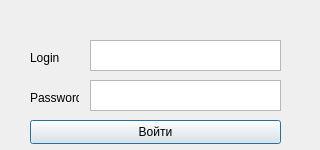
<?xml version="1.0" encoding="UTF-8"?>
<ui version="4.0">
 <class>Dialog</class>
 <widget class="QDialog" name="Dialog">
  <property name="geometry">
   <rect>
    <x>0</x>
    <y>0</y>
    <width>320</width>
    <height>150</height>
   </rect>
  </property>
  <property name="minimumSize">
   <size>
    <width>320</width>
    <height>150</height>
   </size>
  </property>
  <property name="maximumSize">
   <size>
    <width>300</width>
    <height>180</height>
   </size>
  </property>
  <property name="windowTitle">
   <string>Dialog</string>
  </property>
  <widget class="QPushButton" name="pushButton">
   <property name="geometry">
    <rect>
     <x>30</x>
     <y>120</y>
     <width>251</width>
     <height>24</height>
    </rect>
   </property>
   <property name="text">
    <string>Войти</string>
   </property>
  </widget>
  <widget class="QPlainTextEdit" name="plainTextEdit">
   <property name="geometry">
    <rect>
     <x>90</x>
     <y>40</y>
     <width>191</width>
     <height>31</height>
    </rect>
   </property>
   <property name="plainText">
    <string/>
   </property>
  </widget>
  <widget class="QLabel" name="label">
   <property name="geometry">
    <rect>
     <x>30</x>
     <y>50</y>
     <width>49</width>
     <height>16</height>
    </rect>
   </property>
   <property name="text">
    <string>Login</string>
   </property>
  </widget>
  <widget class="QLabel" name="label_2">
   <property name="geometry">
    <rect>
     <x>30</x>
     <y>90</y>
     <width>49</width>
     <height>16</height>
    </rect>
   </property>
   <property name="text">
    <string>Password</string>
   </property>
  </widget>
  <widget class="QPlainTextEdit" name="plainTextEdit_2">
   <property name="geometry">
    <rect>
     <x>90</x>
     <y>80</y>
     <width>191</width>
     <height>31</height>
    </rect>
   </property>
   <property name="plainText">
    <string/>
   </property>
  </widget>
 </widget>
 <resources/>
 <connections/>
</ui>
